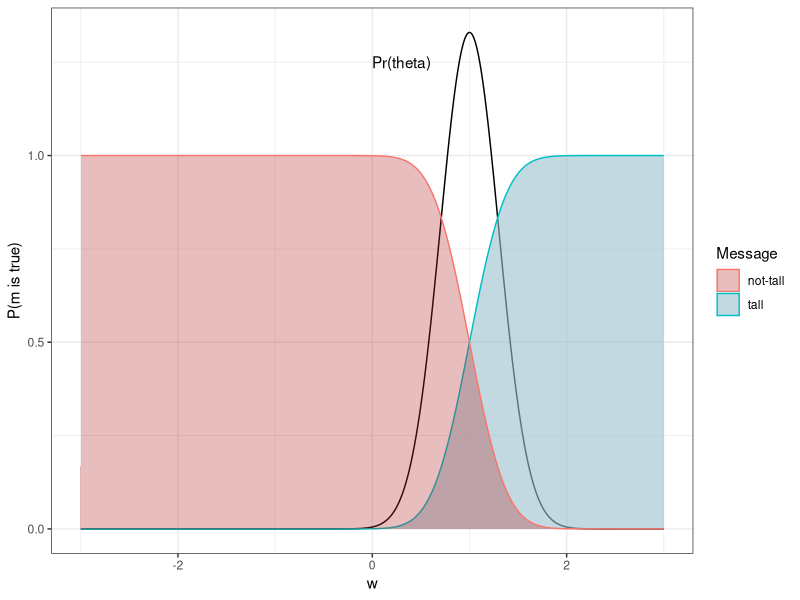

The R source for this figure:
library(ggplot2)
# Multiple plot function
#
# ggplot objects can be passed in ..., or to plotlist (as a list of ggplot objects)
# - cols:   Number of columns in layout
# - layout: A matrix specifying the layout. If present, 'cols' is ignored.
#
# If the layout is something like matrix(c(1,2,3,3), nrow=2, byrow=TRUE),
# then plot 1 will go in the upper left, 2 will go in the upper right, and
# 3 will go all the way across the bottom.
#

x <- seq(-3,3,length=600)


###Vague semantics of tall and not-tall
ylab_b = "P(m is true)"

lit_tall <- pnorm(x,mean=1, sd=0.3)
lit_not_tall <- 1-pnorm(x,mean=1, sd=0.3)
th_prior <- dnorm(x,mean=1, sd=0.3)
graph_b <- ggplot()  + geom_line(aes(x=x, y=th_prior)) +
  geom_area(aes(x=x, y=lit_tall, colour="tall"),  fill="lightblue3", alpha = 0.6) + 
  geom_area(aes(x=x, y=lit_not_tall, colour="not-tall"),  fill="firebrick", alpha = 0.3) +
  scale_colour_hue(name="Message") + theme_bw() + 
  annotate("text", x=0.3, y=1.25, label="Pr(theta)" ) + 
  scale_y_continuous(name=ylab_b)  + scale_x_continuous(name="w") 

ggsave("vague-semantics.pdf")
